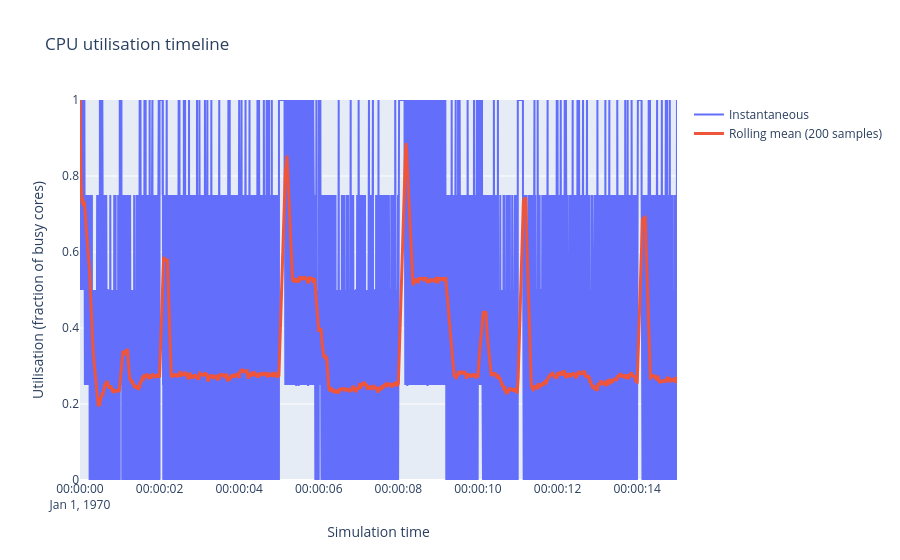

Notebook source saved alongside this figure:
### Markdown cell above
## CPU utilisation over time

### Code cell
cpu_fig = ml.make_cpu_utilisation_figure(trace, rolling_window=200)
cpu_fig

### Figure 1 — Plotly figure (JSON) as saved in the notebook; plotly's stock layout.template omitted (floating-point values rounded to 4 significant figures; data arrays with more than 128 entries replaced by an {"elided": "..."} marker saying what was removed)
{"data": [{"mode": "lines", "name": "Instantaneous", "type": "scatter", "x": {"elided": "15001 str values"}, "y": {"elided": "15001 float values"}}, {"line": {"width": 3}, "mode": "lines", "name": "Rolling mean (200 samples)", "type": "scatter", "x": {"elided": "15001 str values"}, "y": {"elided": "15001 float values"}}], "layout": {"title": {"text": "CPU utilisation timeline"}, "xaxis": {"title": {"text": "Simulation time"}}, "yaxis": {"range": [0, 1], "title": {"text": "Utilisation (fraction of busy cores)"}}}}
